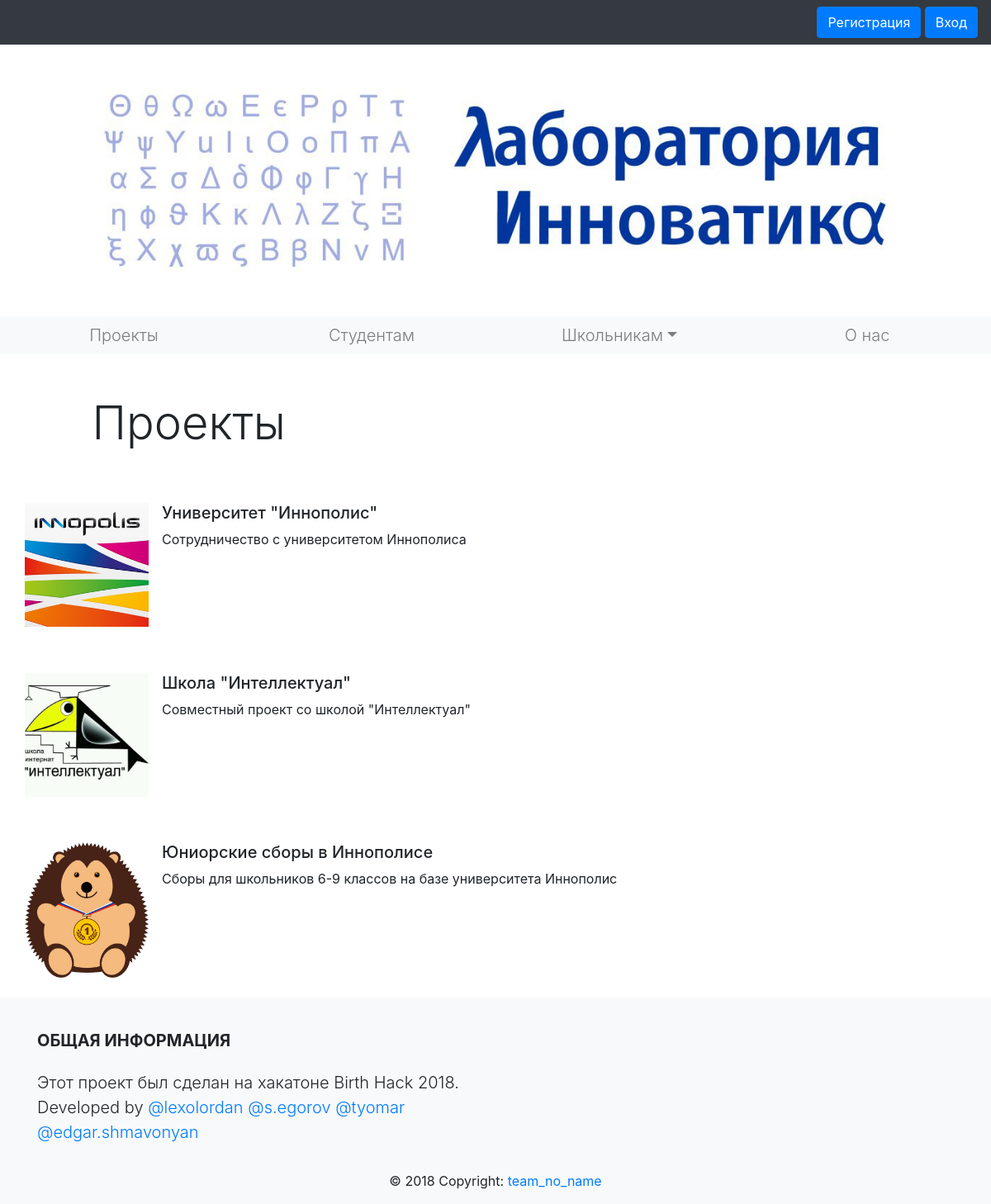
The app's page /projects with its own data.
### main/models.py (models this page shows, shortened)
class CollaboratingOrganization(models.Model):
    name = models.CharField(max_length=40)
    text = models.TextField(max_length=500)
    status = models.TextField(max_length=50, default='')
    logo = models.ImageField(upload_to="static", default="static/logo_post.jpg")

### main/views.py (the view)
# urls.py: path('projects', views.projects, name='projects'),
def projects(request):
    if request.method == 'GET':
        projects = CollaboratingOrganization.objects.all()
        return HttpResponse(render(request, 'projects.html', {'posts': projects}))
    else:
        return HttpResponse('error')

### templates/projects.html
{% extends 'template.html' %}
{% load static %}
{% block content %}
    <div class="container" id="div-h3">
        <div class="row">
            <div class="col-12">
                <h2 class="display-4" style="margin-left: 6%"> Проекты </h2>
            </div>
        </div>
        {% for post in posts %}
        <div style="margin-top: 5%" class="row">
            <div class="media">
                <img style="width: 150px; max-width: 100%; height: auto;" class="mr-3 img-fluid" src="{% static post.logo.url %}" alt="Generic placeholder image">
                <div class="media-body">
                    <h5 class="mt-0"> {{ post.name }}</h5>
                    {{ post.text }}
                </div>
            </div>
        </div>
        {% endfor %}
    </div>
{% endblock %}

### static/style.css (style rules this page uses)
body { padding-top: 5rem; }
#div-h3 { margin-top: 50px; }

### records on screen
CollaboratingOrganization: logo (picture), name "Университет \"Иннополис\"", text "Сотрудничество с университетом Иннополиса"
CollaboratingOrganization: logo (picture), name "Школа \"Интеллектуал\"", text "Совместный проект со школой \"Интеллектуал\""
CollaboratingOrganization: logo (picture), name "Юниорские сборы в Иннополисе", text "Сборы для школьников 6-9 классов на базе университета Иннополис"
